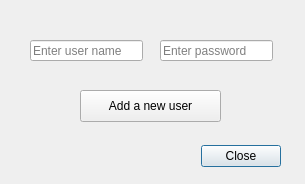
<?xml version="1.0" encoding="UTF-8"?>
<ui version="4.0">
 <class>AdminWindow</class>
 <widget class="QDialog" name="AdminWindow">
  <property name="geometry">
   <rect>
    <x>0</x>
    <y>0</y>
    <width>305</width>
    <height>184</height>
   </rect>
  </property>
  <property name="windowTitle">
   <string>Administrator</string>
  </property>
  <widget class="QDialogButtonBox" name="buttonBox">
   <property name="geometry">
    <rect>
     <x>20</x>
     <y>140</y>
     <width>261</width>
     <height>32</height>
    </rect>
   </property>
   <property name="orientation">
    <enum>Qt::Horizontal</enum>
   </property>
   <property name="standardButtons">
    <set>QDialogButtonBox::Close</set>
   </property>
  </widget>
  <widget class="QLineEdit" name="edtUsername">
   <property name="geometry">
    <rect>
     <x>30</x>
     <y>40</y>
     <width>113</width>
     <height>21</height>
    </rect>
   </property>
   <property name="placeholderText">
    <string>Enter user name</string>
   </property>
  </widget>
  <widget class="QLineEdit" name="edtPassword">
   <property name="geometry">
    <rect>
     <x>160</x>
     <y>40</y>
     <width>113</width>
     <height>21</height>
    </rect>
   </property>
   <property name="placeholderText">
    <string>Enter password</string>
   </property>
  </widget>
  <widget class="QPushButton" name="btnAdd">
   <property name="geometry">
    <rect>
     <x>80</x>
     <y>90</y>
     <width>141</width>
     <height>32</height>
    </rect>
   </property>
   <property name="text">
    <string>Add a new user</string>
   </property>
  </widget>
 </widget>
 <resources/>
 <connections>
  <connection>
   <sender>buttonBox</sender>
   <signal>accepted()</signal>
   <receiver>AdminWindow</receiver>
   <slot>accept()</slot>
   <hints>
    <hint type="sourcelabel">
     <x>248</x>
     <y>254</y>
    </hint>
    <hint type="destinationlabel">
     <x>157</x>
     <y>274</y>
    </hint>
   </hints>
  </connection>
  <connection>
   <sender>buttonBox</sender>
   <signal>rejected()</signal>
   <receiver>AdminWindow</receiver>
   <slot>reject()</slot>
   <hints>
    <hint type="sourcelabel">
     <x>316</x>
     <y>260</y>
    </hint>
    <hint type="destinationlabel">
     <x>286</x>
     <y>274</y>
    </hint>
   </hints>
  </connection>
 </connections>
</ui>
